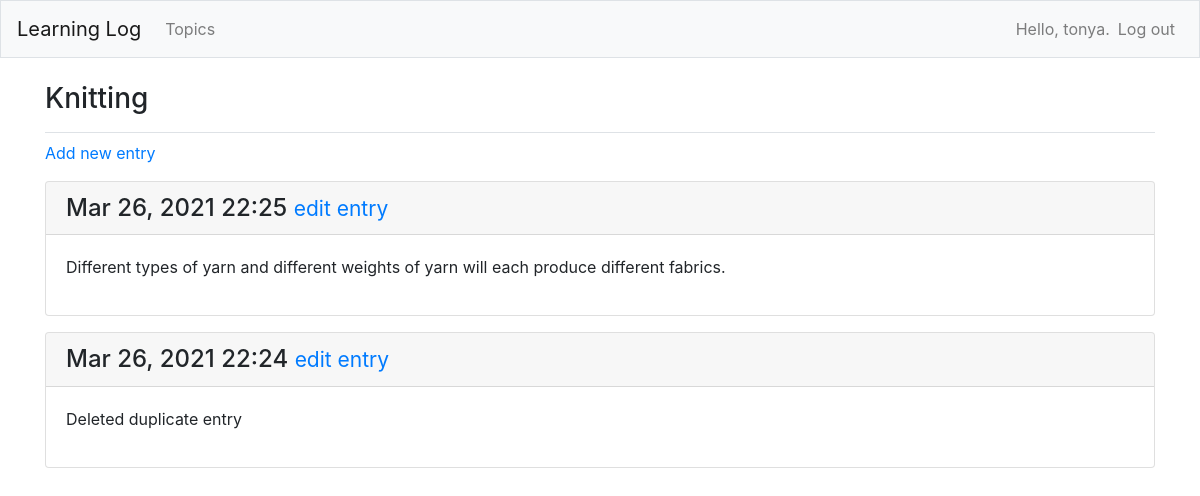
Page /topics/5/ (signed in) on the earlier database version.
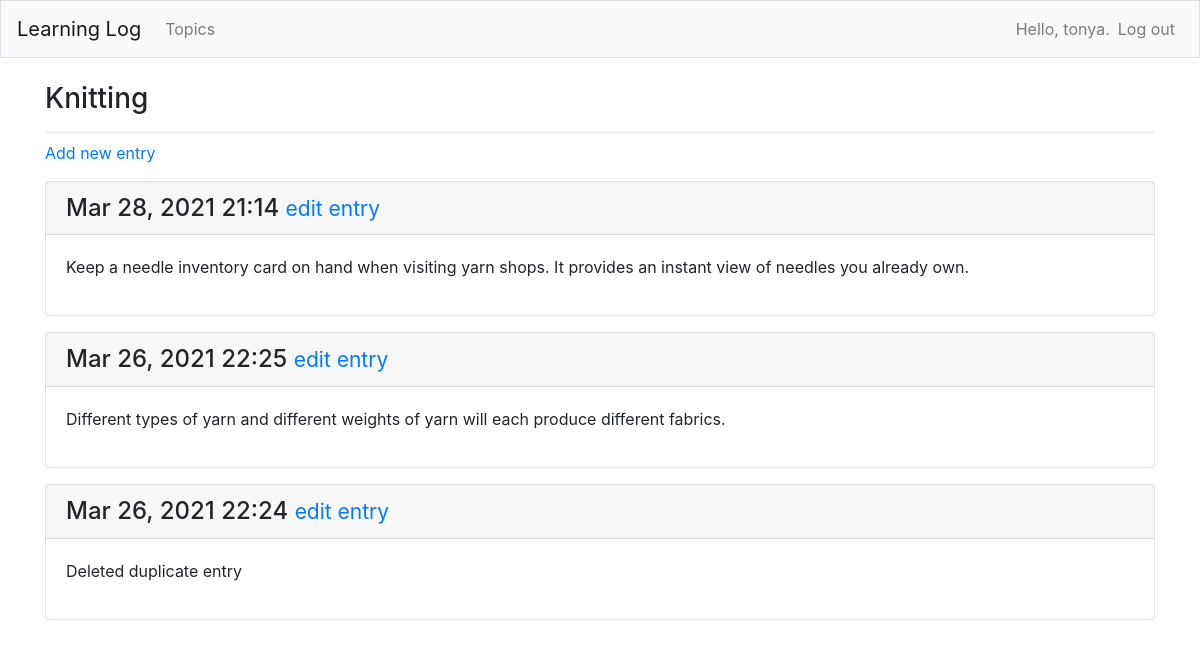
Same page on the later database version.
### learning_logs/models.py (models this page shows, shortened)
class Entry(models.Model):
    topic = models.ForeignKey(Topic, on_delete=models.CASCADE)
    text = models.TextField()
    date_added = models.DateTimeField(auto_now_add=True)
    class Meta:
        verbose_name_plural = 'entries'

### learning_logs/views.py (the view)
# urls.py: path('topics/<int:topic_id>/', views.topic, name='topic'),
@login_required
def topic(request, topic_id):
    topic = get_object_or_404(Topic, id=topic_id)
    if topic.owner != request.user:
        raise Http404
    entries = topic.entry_set.order_by('-date_added')
    context = {'topic': topic, 'entries': entries}
    return render(request, 'learning_logs/topic.html', context)

### learning_logs/models.py (called while the page is built)
    def __str__(self):
        return self.text

### learning_logs/templates/learning_logs/topic.html
{% extends 'learning_logs/base.html' %}
{% block page_header %}
  <h3>{{ topic }}</h3>
{% endblock page_header %}
{% block content %}
  <p>
    <a href="{% url 'learning_logs:new_entry' topic.id %}">Add new entry</a>
  </p>
  {% for entry in entries %}
    <div class="card mb-3">
        <h4 class="card-header">
          {{ entry.date_added|date:'M d, Y H:i' }}
          <small><a href="{% url 'learning_logs:edit_entry' entry.id %}">
            edit entry</a> </small>
        </h4>
        <div class="card-body">
          {{ entry.text|linebreaks }}
        </div>
    </div>
  {% empty %}
    <li>There are no entries for this topic yet.</li>
  {% endfor %}
{% endblock content %}

Differences in the rows shown:
added Entry: date_added "Mar 28, 2021 21:14", text "Keep a needle inventory card on hand when visiting yarn shops. It provides an instant view of needles you already own."
